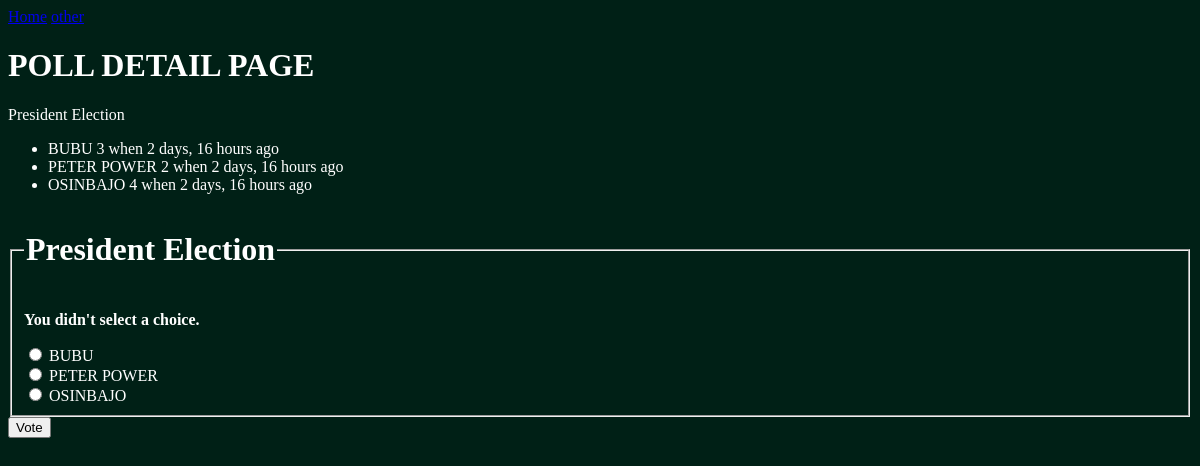
Screenshot of /3/vote/ with the database file from the repository.
### poll/models.py (models this page shows, shortened)
class Question(models.Model):
    question_text = models.CharField(max_length=200)
    pub_date = models.DateTimeField('date published')

class Choice(models.Model):
    question = models.ForeignKey(Question, on_delete=models.CASCADE)
    choice_text = models.CharField(max_length=200)
    votes = models.IntegerField(default=0)

### poll/views.py (the view)
# urls.py: path('<int:question_id>/vote/', views.vote, name='vote'),
def vote(request, question_id):
    question = get_object_or_404(Question, pk=question_id)
    try:
        selected_choice = question.choice_set.get(pk=request.POST['choice'])
    except (KeyError, Choice.DoesNotExist):
        return render(request, 'poll/detail.html', {
            'question': question,
            'error_message': "You didn't select a choice.",
        })
    else:
        selected_choice.votes += 1
        selected_choice.save()
        return HttpResponseRedirect(reverse('polls:results', args=(question.id,)))

### poll/templates/poll/detail.html (shortened to what this page needs)
      {% extends 'poll/main.html' %}
      {% block content %}
    <h1>POLL DETAIL PAGE</h1>
    {{ question.question_text }}
    <ul>
        {% for choice in question.choice_set.all %}
            <li>{{ choice.choice_text }} {{choice.votes}} when {{choice.question.pub_date|timesince}} ago</li>
        {% endfor %}
        </ul>
        <form action="{% url 'polls:vote' question.id %}" method="post">
            <fieldset>
                <legend><h1>{{ question.question_text }}</h1></legend>
                {% if error_message %}<p><strong>{{ error_message }}</strong></p>{% endif %}
                {% for choice in question.choice_set.all %}
                    <input type="radio" name="choice" id="choice{{ forloop.counter }}" value="{{ choice.id }}">
                    <label for="choice{{ forloop.counter }}">{{ choice.choice_text }}</label><br>
                {% endfor %}
            </fieldset>
            <input type="submit" value="Vote">
            </form>
        {% endblock content %}

### poll/static/polls/style.css (style rules this page uses)
body { background-color: rgb(0, 32, 22); color: white; }

### rows the page displays
Question: question_text "President Election"
Choice: choice_text "BUBU", votes "3", question.pub_date "2 days, 16 hours"
Choice: choice_text "PETER POWER", votes "2", question.pub_date "2 days, 16 hours"
Choice: choice_text "OSINBAJO", votes "4", question.pub_date "2 days, 16 hours"

### other values shown
{{ error_message }} "You didn't select a choice."
